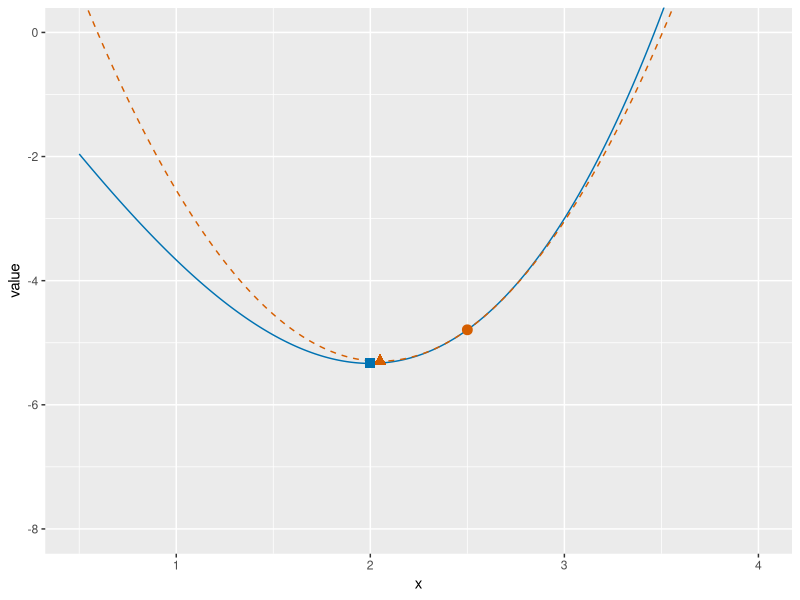

This figure's R source:
## ---- chunk 1
#| label: newton-model-r
#| fig-alt: >-
#|   Plot of the cubic f of x equals x cubed over 3 minus 4 x for x from 0.5
#|   to 4, in blue, and its quadratic model at x equal to 2.5 in dashed
#|   vermilion. The model touches the cubic at 2.5, is a parabola opening
#|   upward, and has its lowest point at 2.05, marked by a vermilion triangle.
#|   A vermilion circle marks the starting point 2.5, and a blue square marks
#|   the minimizer 2 of the cubic.
#| fig-height: 4
#| fig-width: 6
nm_x_nm <- seq(0.5, 4, length.out = 301)
nm_f_nm <- nm_x_nm^3 / 3 - 4 * nm_x_nm
nm_f0_nm <- 2.5^3 / 3 - 4 * 2.5
nm_q_nm <- nm_f0_nm + 2.25 * (nm_x_nm - 2.5) + 2.5 * (nm_x_nm - 2.5)^2
nm_q_step_nm <- nm_f0_nm + 2.25 * (2.05 - 2.5) + 2.5 * (2.05 - 2.5)^2
nm_f_min_nm <- 2^3 / 3 - 4 * 2
nm_curve_nm <- tibble::tibble(x = nm_x_nm, y = nm_f_nm)
nm_model_nm <- tibble::tibble(x = nm_x_nm, y = nm_q_nm)
nm_start_nm <- tibble::tibble(x = 2.5, y = nm_f0_nm)
nm_step_nm <- tibble::tibble(x = 2.05, y = nm_q_step_nm)
nm_min_nm <- tibble::tibble(x = 2, y = nm_f_min_nm)
nm_aes_nm <- ggplot2::aes(x, y)
nm_ylim_nm <- c(-8, 0)
ggplot2::ggplot(nm_curve_nm, nm_aes_nm) +
  ggplot2::geom_line(colour = "#0072B2") +
  ggplot2::geom_line(
    data = nm_model_nm, colour = "#D55E00", linetype = "dashed"
  ) +
  ggplot2::geom_point(data = nm_start_nm, colour = "#D55E00", size = 3) +
  ggplot2::geom_point(
    data = nm_step_nm, colour = "#D55E00", size = 3, shape = 17
  ) +
  ggplot2::geom_point(
    data = nm_min_nm, colour = "#0072B2", size = 3, shape = 15
  ) +
  ggplot2::coord_cartesian(ylim = nm_ylim_nm) +
  ggplot2::labs(x = "x", y = "value")
